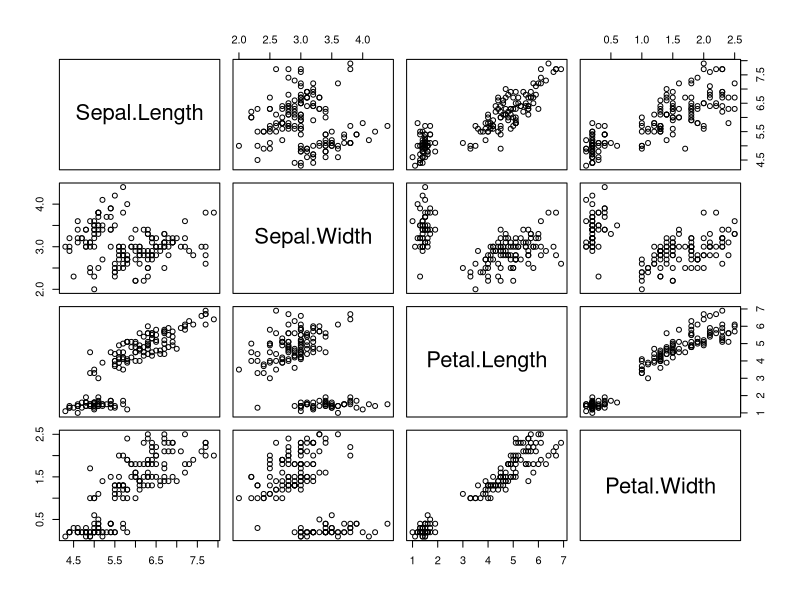
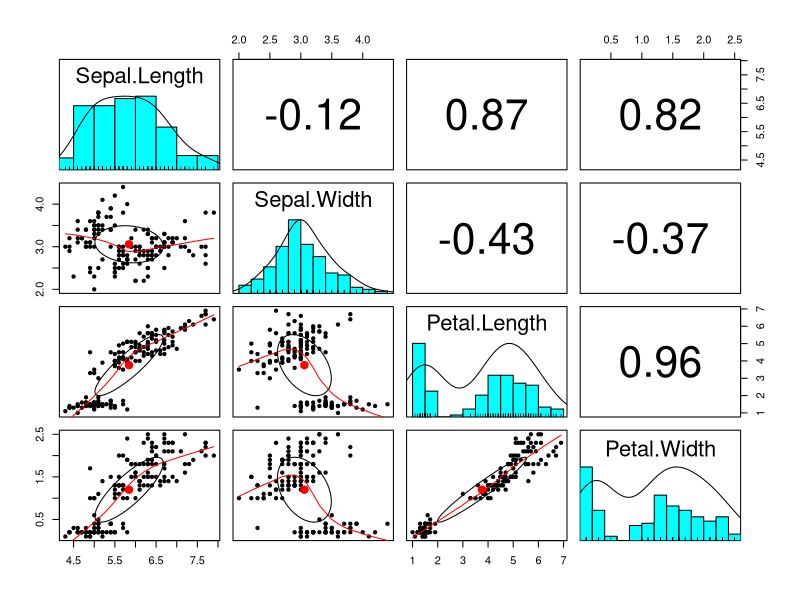
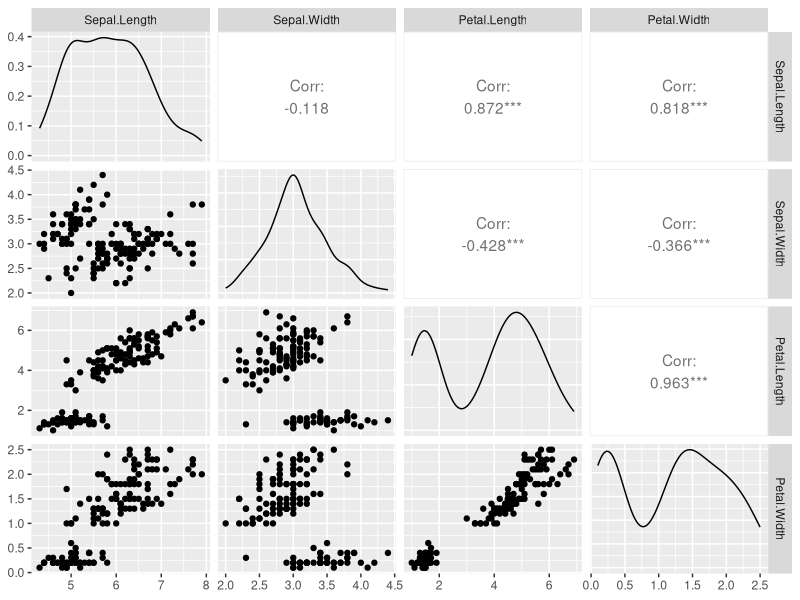

These figures' R source, in order:

#Ways to visualize pairwise comparisons

#pairs
pairs(iris[1:4])

#pairs.panels
library(psych)
pairs.panels(iris[1:4])  

#ggpairs 
library("ggplot2")  
library("GGally")      
ggpairs(iris[1:4])



